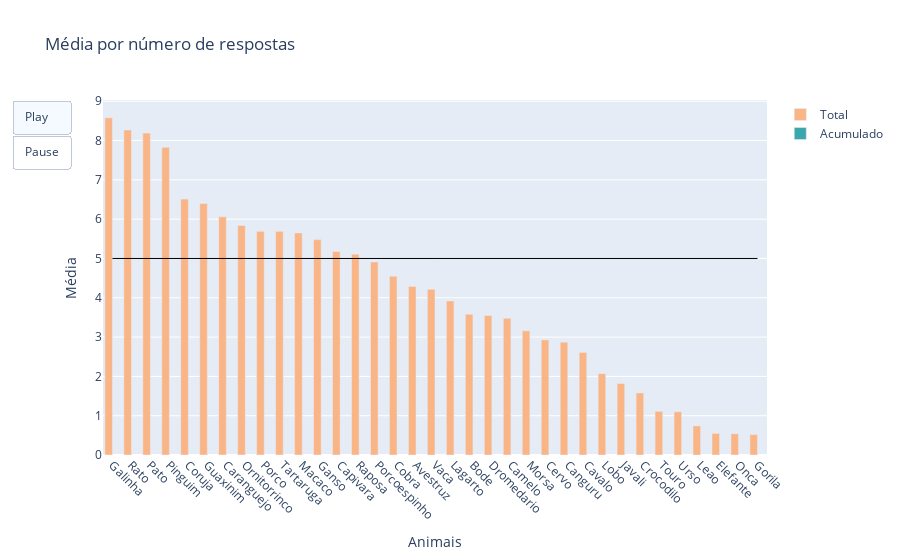

The notebook cell saved with this chart:
### Markdown cell above
Em seguida, gostaria de responder uma pergunta meta: a que ponto a quantidade de respostas pode se tornar representativa? Percebi que, no começo, havia bastante respostas contrárias, mas que, com o passar do tempo, a média foi se estabilizando.

Para isso, decidi criar outro gráfico de barras, que representa a comparação entre a média final e a média acumulada.

### Code cell
# df4 creation
df4 = df2.drop(columns=['Idade', 'Genero'])
# plot
fig = go.Figure(data=[go.Bar(
    x=df4.mean().index,
    y=df4.mean(),
    name='Total',
    marker_color='#FAB587'
), go.Bar(
    x=df4[:0].mean().index,
    y=df4[:0].mean(),
    name='Acumulado',
    marker_color='#3BA7AD'
)],
# play and pause buttons
layout = go.Layout(
    updatemenus=[dict(
        type="buttons",
        buttons=list([dict(label="Play",
                        method="animate",
                        args=[None]),
                        dict(label="Pause",
                        method="animate",
                        args=[[None], dict(frame=dict(duration=0, redraw=False), transition=dict(duration=0), fromcurrent=True, mode="immediate")])
                        ]))]
        ),
        # animation frames
        frames = [go.Frame(data=[go.Bar(x=df4.mean().index, y=df4.mean()), 
        go.Bar(x=df4[:i].mean().index, y=df4[:i].mean(),
        # print the number of responses
        text=[str(i) for i in df4[:i].count()],
        textposition='outside', textfont=dict(color='Black', size=12, family='Arial, sans-serif'))
        ]) for i in range(0, len(df4.index)+1)])
 
# add a horizontal line at y=50
fig.add_shape(type="line", x0=0, y0=5, x1=34, y1=5, line=dict(color="Black", width=1))
# order x axis by total
fig.update_xaxes(categoryorder='total descending')
# add title
fig.update_layout(title_text='Média por número de respostas')
# add axis titles
fig.update_xaxes(title_text='Animais')
fig.update_yaxes(title_text='Média')
# group the bars
fig.update_layout(barmode='group')
# rotate x axis labels 
fig.update_xaxes(tickangle=45)
# show
fig.show()

### Figure 1 — Plotly figure (JSON) as saved in the notebook; plotly's stock layout.template omitted (floating-point values rounded to 4 significant figures)
{"data": [{"marker": {"color": "#FAB587"}, "name": "Total", "type": "bar", "x": ["Porco", "Pato", "Macaco", "Galinha", "Lobo", "Cervo", "Crocodilo", "Ganso", "Gorila", "Avestruz", "Javali", "Bode", "Cavalo", "Coruja", "Onca", "Guaxinim", "Cobra", "Vaca", "Canguru", "Leao", "Caranguejo", "Morsa", "Touro", "Urso", "Raposa", "Pinguim", "Rato", "Capivara", "Elefante", "Porcoespinho", "Tartaruga", "Camelo", "Dromedario", "Lagarto", "Ornitorrinco"], "y": [5.69, 8.19, 5.65, 8.58, 2.07, 2.93, 1.58, 5.48, 0.52, 4.29, 1.82, 3.58, 2.61, 6.51, 0.54, 6.4, 4.55, 4.22, 2.87, 0.74, 6.061, 3.16, 1.11, 1.1, 5.11, 7.83, 8.27, 5.18, 0.55, 4.91, 5.69, 3.48, 3.55, 3.92, 5.84]}, {"marker": {"color": "#3BA7AD"}, "name": "Acumulado", "type": "bar", "x": ["Porco", "Pato", "Macaco", "Galinha", "Lobo", "Cervo", "Crocodilo", "Ganso", "Gorila", "Avestruz", "Javali", "Bode", "Cavalo", "Coruja", "Onca", "Guaxinim", "Cobra", "Vaca", "Canguru", "Leao", "Caranguejo", "Morsa", "Touro", "Urso", "Raposa", "Pinguim", "Rato", "Capivara", "Elefante", "Porcoespinho", "Tartaruga", "Camelo", "Dromedario", "Lagarto", "Ornitorrinco"], "y": [null, null, null, null, null, null, null, null, null, null, null, null, null, null, null, null, null, null, null, null, null, null, null, null, null, null, null, null, null, null, null, null, null, null, null]}], "layout": {"barmode": "group", "shapes": [{"line": {"color": "Black", "width": 1}, "type": "line", "x0": 0, "x1": 34, "y0": 5, "y1": 5}], "title": {"text": "Média por número de respostas"}, "updatemenus": [{"buttons": [{"args": [null], "label": "Play", "method": "animate"}, {"args": [[null], {"frame": {"duration": 0, "redraw": false}, "fromcurrent": true, "mode": "immediate", "transition": {"duration": 0}}], "label": "Pause", "method": "animate"}], "type": "buttons"}], "xaxis": {"categoryorder": "total descending", "tickangle": 45, "title": {"text": "Animais"}}, "yaxis": {"title": {"text": "Média"}}}}
